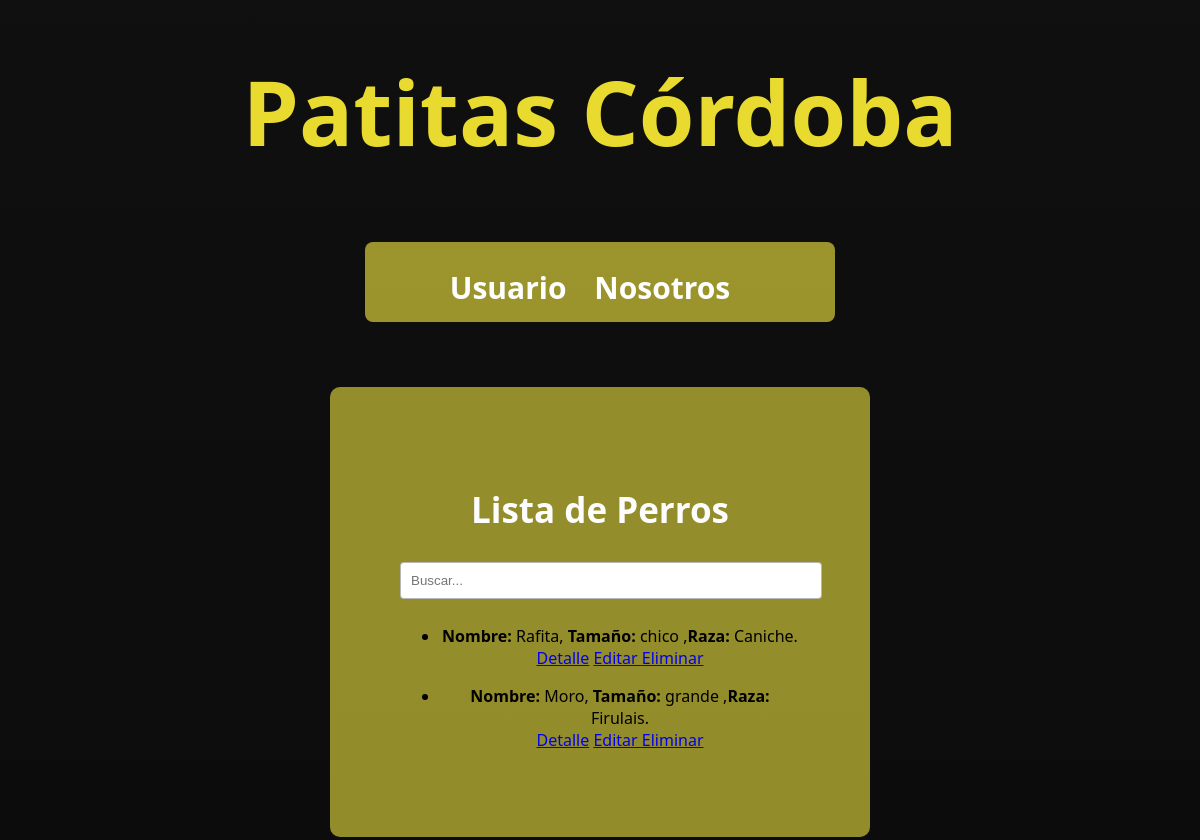
Page /publicarperro/list/ on the committed database.
### animales/models.py (models this page shows, shortened)
class Animal(models.Model):
    contacto = models.CharField(max_length=30)
    nombre = models.CharField(max_length=30, blank= True, null = True)
    nacimiento = models.DateField(blank= True, null = True)
    vacunacion= models.BooleanField(blank = True)
    castrado= models.BooleanField(blank = True)
    desparasitado = models.BooleanField(blank = True)
    observaciones = models.TextField(blank= True, null = True)

class Perro(Animal):
    raza = models.CharField(max_length=50, null=True)
    OPCIONES_TAMANO = [
        ('grande', 'Grande'),
        ('mediano', 'Mediano'),
        ('chico', 'Chico'),]
    tamano = models.CharField(max_length=10, choices=OPCIONES_TAMANO)

class Animal(models.Model):
    contacto = models.CharField(max_length=30)
    nombre = models.CharField(max_length=30, blank= True, null = True)
    nacimiento = models.DateField(blank= True, null = True)
    vacunacion= models.BooleanField(blank = True)
    castrado= models.BooleanField(blank = True)
    desparasitado = models.BooleanField(blank = True)
    observaciones = models.TextField(blank= True, null = True)

### animales/views.py (the view)
# urls.py: path('publicarperro/list/', views.PerroList.as_view(), name= 'perrolist'),
class PerroList(ListView):
    model = Perro
    template_name = 'animales/perro_list.html'
    def get_queryset(self):
        if self.request.GET.get('consulta'):
            consultar = self.request.GET.get('consulta')
            object_list= Perro.objects.filter(nombre__icontains= consultar)
        else:
            object_list= Perro.objects.all()
        return object_list

### animales/templates/animales/perro_list.html (shortened to what this page needs)
{% extends 'animales/padre.html' %}
{% block contenido_que_cambia %}
                                <h2>Lista de Perros</h2>
        <div>
            <form action= '{% url 'animales:perrolist' %}'>
                <input type="text" name="consulta" placeholder="Buscar...">
            </form>
        </div>
        {%for perro in object_list %}
        <ul>
                <li><strong>Nombre:</strong> {{perro.nombre}}, <strong>Tamaño:</strong> {{perro.tamano}} ,<strong>Raza:</strong> {{perro.raza}}.</li>
                <a href="{% url 'animales:perro_detail' perro.id %}"> Detalle</a>
                <a href="{% url 'animales:perro_update' pk=perro.id %}"> Editar </a>
                <a href="{% url 'animales:perro_delete' pk=perro.id %}"> Eliminar </a>
        </ul>
        {% endfor %}
{% endblock contenido_que_cambia %}

### animales/templates/animales/padre.html (style rules this page uses)
body { background: linear-gradient(rgba(0, 0, 0, 0.1), rgba(0, 0, 0, 0.3)), url(https://www.bbva.ch/wp-content/uploads/2022/05/recurso_mascotas.jpg); background-color: #111; font-family: 'Segoe UI'; margin: 0; padding: 0; height: 100vh; background-size: 100% 100%; }
form input[type="text"], form input[type="email"], form input[type="submit"] { width: 100%; padding: 10px; margin-bottom: 10px; border: 1px solid #05000048; border-radius: 4px; }
h2 { font-size: 35px; color: #fdfdfd; }

### rows in the picture
Perro: nombre "Rafita", tamano "chico", raza "Caniche"
Perro: nombre "Moro", tamano "grande", raza "Firulais"
